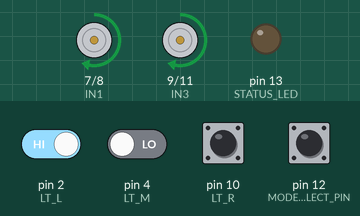
The sketch below on a simulated Arduino Uno, built with avr-gcc and run on an emulated ATmega328P. Shown: motor-driver pin pairs drawn as motors (green arrow = first pin HIGH = forward, orange = second pin HIGH = backward, longer = more drive, scaled by the enable pin), output pins drawn as LEDs (lit = HIGH). Dashed ring = blinking. Inputs (shaded band) come from the test bench; at power-on: pin 2 (LT_L), pin 10 (LT_R), pin 12 (MODE_SELECT_PIN) HIGH, pin 4 (LT_M) LOW.

Above: at 2.1 s.
2.2 s: pin 4 (LT_M) driven HIGH
At 2.75 s:
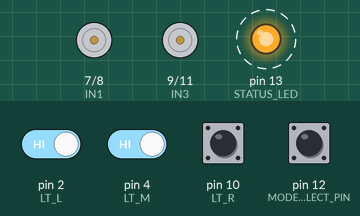
5.2 s: pin 2 (LT_L) driven LOW
At 5.75 s:
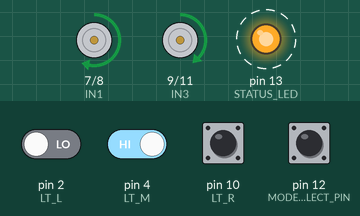
At 7.7 s:
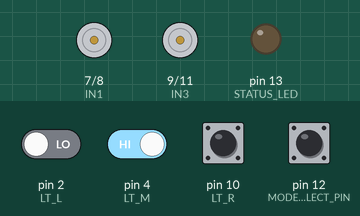
Timing chart, 0 to 9.2 s (numbered marks = the images above; inputs shaded):
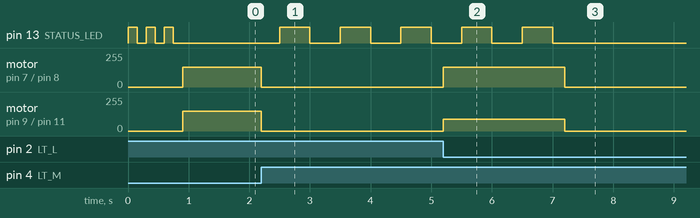

The sketch:

physics_lab_car_fixed.ino
```cpp
// Added Arduino core include for intellisense
#include <Arduino.h>
/*
  Physics Lab Car - Dual Mode Line Follower with Stop Mark
  Floor: grey, Line: black, Stop mark: light (white) tape

  Modes (pin 12 with INPUT_PULLUP):
    - Pin 12 HIGH (disconnected): Mode 2 -> After white mark: continue forward SLOW for up to AFTER_MARK_TIMEOUT_MS (then halt)
    - Pin 12 LOW  (jumper to GND): Mode 1 -> After white mark: brief pause then reverse for REVERSE_DURATION_MS (capped by timeout) then halt

  LED (pin 13 / built-in):
    - Solid ON during Mode 1 reversing phase
    - Blinks slowly (1s period) while in Mode 2 slow-forward phase
    - Off while line following; fast triple blink at startup shows ready

  Adjust constants below for speeds, durations, timeout.
*/

// Motor pins
const int ENA = 5; // Left speed
const int ENB = 6; // Right speed
const int IN1 = 7; // Left forward
const int IN2 = 8; // Left reverse
const int IN3 = 9; // Right reverse
const int IN4 = 11; // Right forward

// Line sensors (digital)
const int LT_L = 2;
const int LT_M = 4;
const int LT_R = 10;

// Mode select pin
const int MODE_SELECT_PIN = 12; // LOW = Mode 1 (reverse after mark); HIGH = Mode 2 (slow forward)

// LED
const int STATUS_LED = 13; // Built-in LED

// Speeds
const int SPEED_FORWARD = 150; // Line following base speed
const int SPEED_TURN_DELTA = 60; // Reduction when correcting
const int SPEED_SLOW = 90;      // Slow forward after mark (Mode 2)
const int SPEED_REVERSE = 110;  // Reverse speed (Mode 1)

// Timing
const unsigned long REVERSE_DURATION_MS = 3000;       // Max reverse duration (Mode 1)
const unsigned long AFTER_MARK_TIMEOUT_MS = 5000;     // Post-mark overall movement timeout
const unsigned long PRE_REVERSE_PAUSE_MS = 200;       // Brief pause before reversing

// State machine
enum RunState { FOLLOW_LINE, MARK_DETECTED, REVERSING, SLOW_FORWARD, HALT };
RunState runState = FOLLOW_LINE;

// Time markers
unsigned long markDetectedMillis = 0;
unsigned long slowModeStartMillis = 0;

void setup() {
  pinMode(ENA, OUTPUT);
  pinMode(ENB, OUTPUT);
  pinMode(IN1, OUTPUT);
  pinMode(IN2, OUTPUT);
  pinMode(IN3, OUTPUT);
  pinMode(IN4, OUTPUT);

  pinMode(LT_L, INPUT);
  pinMode(LT_M, INPUT);
  pinMode(LT_R, INPUT);

  pinMode(MODE_SELECT_PIN, INPUT_PULLUP);
  pinMode(STATUS_LED, OUTPUT);

  stopMotors();
  // Startup triple blink
  for (int i=0;i<3;i++){digitalWrite(STATUS_LED,HIGH);delay(150);digitalWrite(STATUS_LED,LOW);delay(150);}
}

void loop() {
  bool modeReverse = (digitalRead(MODE_SELECT_PIN) == LOW);

  // Sensor reads (LOW = black line, HIGH = floor/tape)
  int left = digitalRead(LT_L);
  int middle = digitalRead(LT_M);
  int right = digitalRead(LT_R);

  switch (runState) {
    case FOLLOW_LINE: {
      digitalWrite(STATUS_LED, LOW);
      if (middle == HIGH) { // hit white/light tape
        markDetectedMillis = millis();
        if (modeReverse) {
          runState = MARK_DETECTED;
        } else {
          slowModeStartMillis = millis();
          runState = SLOW_FORWARD;
        }
        break;
      }
      // Line follow corrections
      if (middle == LOW) {
        forward(SPEED_FORWARD, SPEED_FORWARD);
      } else if (left == LOW) {
        forward(SPEED_FORWARD - SPEED_TURN_DELTA, SPEED_FORWARD);
      } else if (right == LOW) {
        forward(SPEED_FORWARD, SPEED_FORWARD - SPEED_TURN_DELTA);
      } else {
        stopMotors();
      }
      break;
    }
    case MARK_DETECTED: {
      stopMotors();
      if (millis() - markDetectedMillis >= PRE_REVERSE_PAUSE_MS) {
        runState = REVERSING;
      }
      break;
    }
    case REVERSING: {
      unsigned long elapsed = millis() - markDetectedMillis;
      digitalWrite(STATUS_LED, HIGH); // Solid during reversing
      if (elapsed <= REVERSE_DURATION_MS && elapsed <= AFTER_MARK_TIMEOUT_MS) {
        // Experimental reverse line tracking: sensors still face forward, so steering is inverted.
        // Goal: keep middle sensor over black (LOW). Adjust by biasing opposite wheel speeds.
        if (middle == LOW) {
          reverse(SPEED_REVERSE, SPEED_REVERSE);
        } else if (left == LOW) {
          // Line is under left sensor: car likely drifted left; while reversing we slow left wheel to pivot back over line.
          reverse(SPEED_REVERSE - (SPEED_TURN_DELTA/2), SPEED_REVERSE);
        } else if (right == LOW) {
          reverse(SPEED_REVERSE, SPEED_REVERSE - (SPEED_TURN_DELTA/2));
        } else {
          // Lost line (all HIGH) - gentle stop to avoid wandering blindly.
            stopMotors();
        }
      } else {
        stopMotors();
        runState = HALT;
      }
      break;
    }
    case SLOW_FORWARD: {
      unsigned long elapsed = millis() - slowModeStartMillis;
      // Slow blink: on 500ms, off 500ms (approx 1s period)
      digitalWrite(STATUS_LED, (millis() / 500) % 2 ? HIGH : LOW);
      if (elapsed <= AFTER_MARK_TIMEOUT_MS) {
        // Continue line following but with reduced speed & gentler corrections
        if (middle == LOW) {
          forward(SPEED_SLOW, SPEED_SLOW);
        } else if (left == LOW) {
          forward(SPEED_SLOW - (SPEED_TURN_DELTA/2), SPEED_SLOW);
        } else if (right == LOW) {
          forward(SPEED_SLOW, SPEED_SLOW - (SPEED_TURN_DELTA/2));
        } else {
          // Lost line during slow phase: stop to avoid wandering
          stopMotors();
        }
      } else {
        stopMotors();
        digitalWrite(STATUS_LED, LOW);
        runState = HALT;
      }
      break;
    }
    case HALT: {
      stopMotors();
      digitalWrite(STATUS_LED, LOW);
      // Remain halted
      break;
    }
  }
}

// Motor helpers
void forward(int leftSpeed, int rightSpeed) {
  analogWrite(ENA, leftSpeed);
  analogWrite(ENB, rightSpeed);
  digitalWrite(IN1, HIGH);
  digitalWrite(IN2, LOW);
  digitalWrite(IN3, HIGH);
  digitalWrite(IN4, LOW);
}

void reverse(int leftSpeed, int rightSpeed) {
  analogWrite(ENA, leftSpeed);
  analogWrite(ENB, rightSpeed);
  digitalWrite(IN1, LOW);
  digitalWrite(IN2, HIGH);
  digitalWrite(IN3, LOW);
  digitalWrite(IN4, HIGH);
}

void stopMotors() {
  analogWrite(ENA, 0);
  analogWrite(ENB, 0);
  digitalWrite(IN1, LOW);
  digitalWrite(IN2, LOW);
  digitalWrite(IN3, LOW);
  digitalWrite(IN4, LOW);
}
```

Measured:
- after the input at 2.2 s, pin 13 (STATUS_LED): alternates HIGH for 0.50 s and LOW for 0.50 s, starting after 0.30 s; motor on pin 7 (IN1) / pin 8 (IN2), motor on pin 9 (IN3) / pin 11 (IN4): forward 150/255 → stopped at once
- after the input at 5.2 s, motor on pin 7 (IN1) / pin 8 (IN2): stopped → forward 150/255 at once, → stopped 2.0 s later; motor on pin 9 (IN3) / pin 11 (IN4): stopped → forward 90/255 at once, → stopped 2.0 s later
